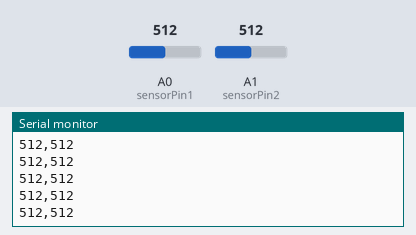
Bench run of a sketch on a simulated Arduino Uno, built with avr-gcc and run on an emulated ATmega328P. Parts: the last lines printed to the serial monitor. Inputs (shaded band) come from the test bench; at power-on: A0 (sensorPin1) = 512, A1 (sensorPin2) = 512.

Above: at 1.2 s.
1.3 s: A0 (sensorPin1) set to 716
At 1.31 s:
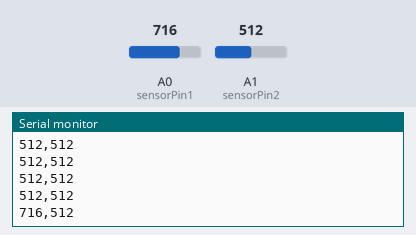
2.8 s: A1 (sensorPin2) set to 716
At 2.82 s:
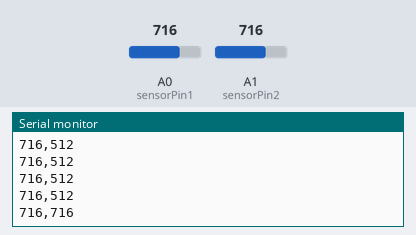
4.3 s: A0 (sensorPin1) set to 900
At 4.33 s:
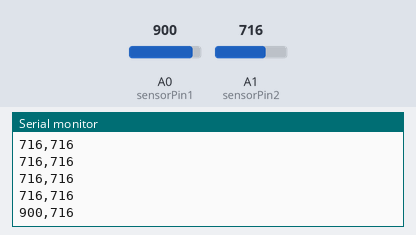
5.8 s: A1 (sensorPin2) set to 900
At 5.84 s:
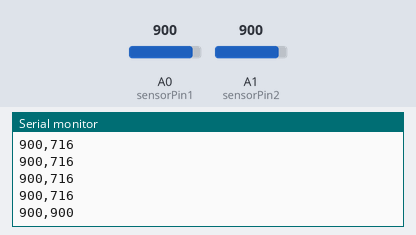
Timing chart, 0 to 8.3 s (numbered marks = the images above; inputs shaded):
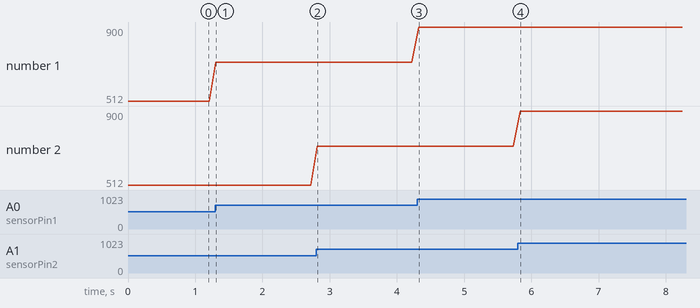

The sketch:

send2Values.ino
```cpp
/* DIGF 6037 Creation & Computation
 * Kate Hartman & Nick Puckett
 *
 * Send 2 analog values to processing
 *
 *
 *
  */

int sensorPin1 = A0;
int sensorValue1;

int sensorPin2 = A1;
int sensorValue2;


void setup()
{
Serial.begin(9600);

}

void loop()
{
sensorValue1 = analogRead(sensorPin1);
sensorValue2 = analogRead(sensorPin2);
Serial.print(sensorValue1);
Serial.print(",");
Serial.print(sensorValue2);
Serial.println();
delay(100);
}
```

Measured:
- after the input at 1.3 s, the serial monitor: prints a new line at once (image 1)
- after the input at 2.8 s, the serial monitor: prints a new line at once (image 2)
- after the input at 4.3 s, the serial monitor: prints a new line at once (image 3)
- after the input at 5.8 s, the serial monitor: prints a new line at once (image 4)
- plotted number 1: 512 → 716 after the input at 1.3 s, 716 → 900 after the input at 4.3 s
